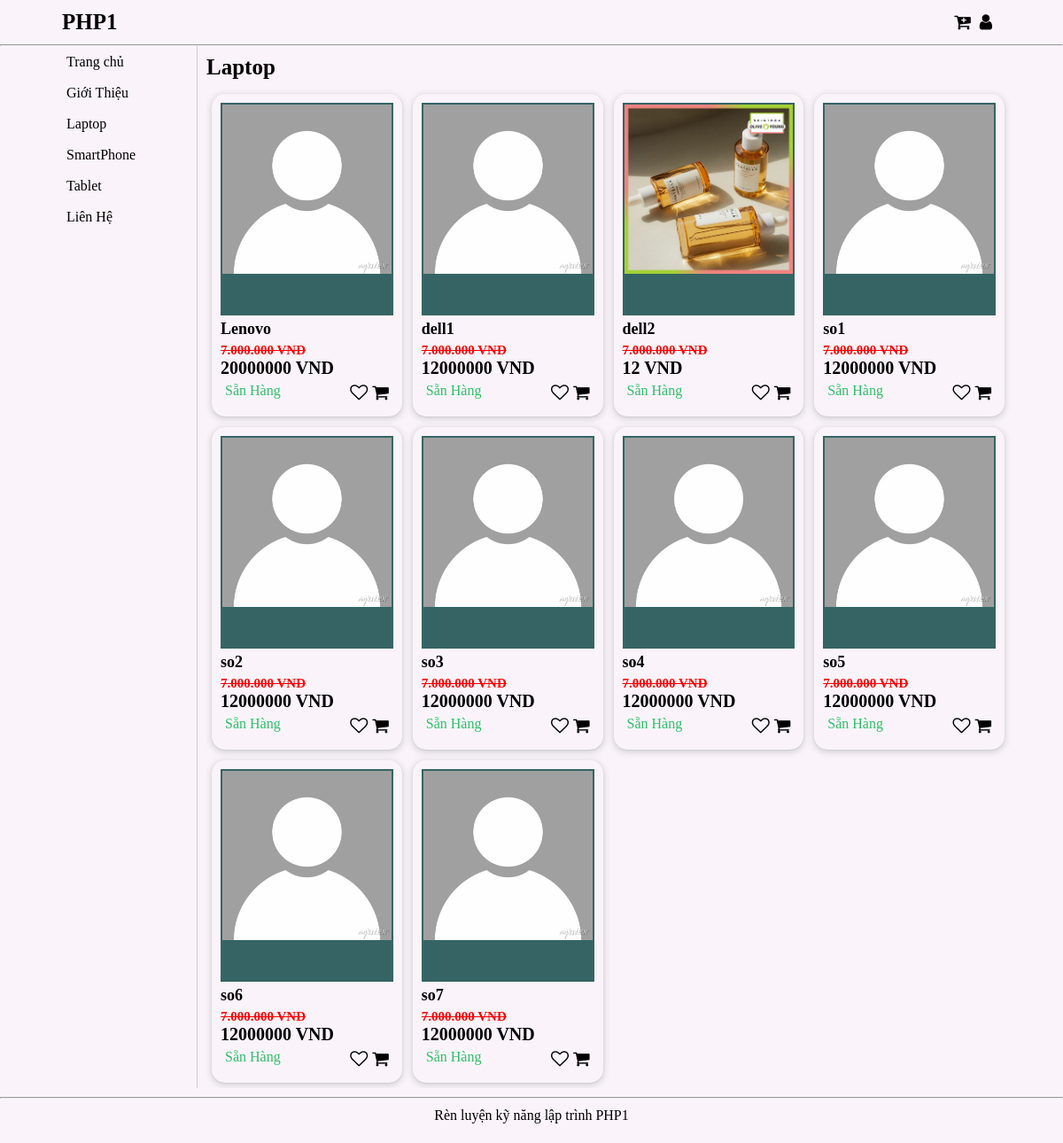
The page /?page=cate_detail&id=1 on the database its author committed.
### tables this page shows
CREATE TABLE `categories` (
  `categories_id` int NOT NULL,
  `categories_name` varchar(200) NOT NULL
);

CREATE TABLE `products` (
  `product_id` int NOT NULL,
  `categories_id` int NOT NULL,
  `product_name` varchar(200) NOT NULL,
  `product_quantity` int NOT NULL,
  `product_price` float NOT NULL,
  `product_img` varchar(200) DEFAULT NULL,
  `product_description` text NOT NULL
);

### Client/cate_detail.php (the view, shortened to what this page needs)
<?php
    $id_sanPham = $_GET['id'];
    $sql_type = "SELECT products.*, categories.categories_name
                FROM products
                INNER JOIN categories ON products.categories_id = categories.categories_id
                WHERE categories.categories_id = :id_sanPham";
    $stmt_type = $conn->prepare($sql_type);
    $stmt_type->bindParam(':id_sanPham', $id_sanPham, PDO::PARAM_STR);
    $stmt_type->execute();
    $danhSachSanPham = $stmt_type->fetchAll(PDO::FETCH_ASSOC);
?>
<section class="product-list">
                <div class="product-type ">
                    <h1 class="product-title"><?= $danhSachSanPham[0]['categories_name'] ?></h1>
                    <div class="product-area">
                    <?php foreach ($danhSachSanPham as $sanPham) { ?>
                        <figure class="product-details">
                            <div class="product-picture">
                                <a href="?page=detail&id=<?= $sanPham['product_id'] ?>">
                                    <img src="./img/<?=( empty( $sanPham['product_img']) || !isset( $sanPham['product_img'])) ? 'default.jpg' : $sanPham['product_img'] ?>" alt="">
                                </a>
                            </div>
                            <div class="product-name">
                                <a href="?page=detail&id=<?= $sanPham['product_id'] ?>">
                                    <p><?= $sanPham['product_name'] ?></p>
                                </a>
                            </div>
                            <div class="product-prices">
                                <span class="original-price">7.000.000 VND</span>
                                <span class="sale-price"><?= $sanPham['product_price'] ?> VND</span>
                            </div>
                            <div class="product-status">
                                <p class="in-stock">Sẵn Hàng</p>
                                <div class="icon-plug-in">
                                    <a href=""><i class="fa fa-heart-o " aria-hidden="true"></i></a>
                                    <a href="?page=detail&id=<?= $sanPham['product_id'] ?>"><i class="fa fa-shopping-cart " aria-hidden="true"></i></a>
                                </div>
                            </div>
                        </figure>
                        <?php } ?>
                    </div>
                </div>
            </section>
        </div>

### Include/menu.php (shortened to what this page needs)
<?php
    require 'Library/connection.php';
    $sql_cate = "SELECT * FROM categories";
    $stmt_cate = $conn->prepare($sql_cate);
    $stmt_cate->execute();
    $cate = $stmt_cate->fetchAll(PDO::FETCH_ASSOC);
?>
<div class="content set-width">
            <nav>
                <ul>
                    <li><a href="?page=home_product">Trang chủ</a></li>
                    <li><a href="?page=new">Giới Thiệu</a></li>
                    <?php foreach ($cate as $key => $value) { ?>
                        <li><a href="?page=cate_detail&id=<?= $value['categories_id'] ?>"><?= $value['categories_name'] ?></a></li>
                    <?php } ?>
                    <li><a href="?page=contact">Liên Hệ</a></li>
                </ul>
            </nav>

### Public/INdex.css (style rules this page uses)
* { margin: 0; padding: 0; box-sizing: border-box; }
a { text-decoration: none; color: #000; }
li { list-style-type: none; }
body { background-color: #faf4fa; }
.set-width { width: 90%; margin: 0 auto; }

### rows shown on the page
categories: categories_name "Laptop"
categories: categories_name "SmartPhone"
categories: categories_name "Tablet"
products: product_name "Lenovo", product_price "20000000"
products: product_name "dell1", product_price "12000000"
products: product_img (picture), product_name "dell2", product_price "12"
products: product_name "so1", product_price "12000000"
products: product_name "so2", product_price "12000000"
products: product_name "so3", product_price "12000000"
products: product_name "so4", product_price "12000000"
products: product_name "so5", product_price "12000000"
products: product_name "so6", product_price "12000000"
products: product_name "so7", product_price "12000000"
